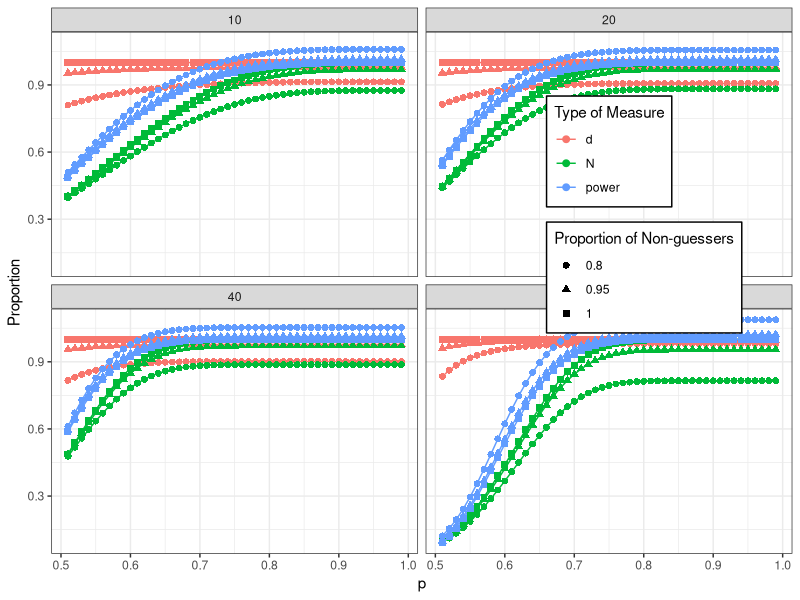
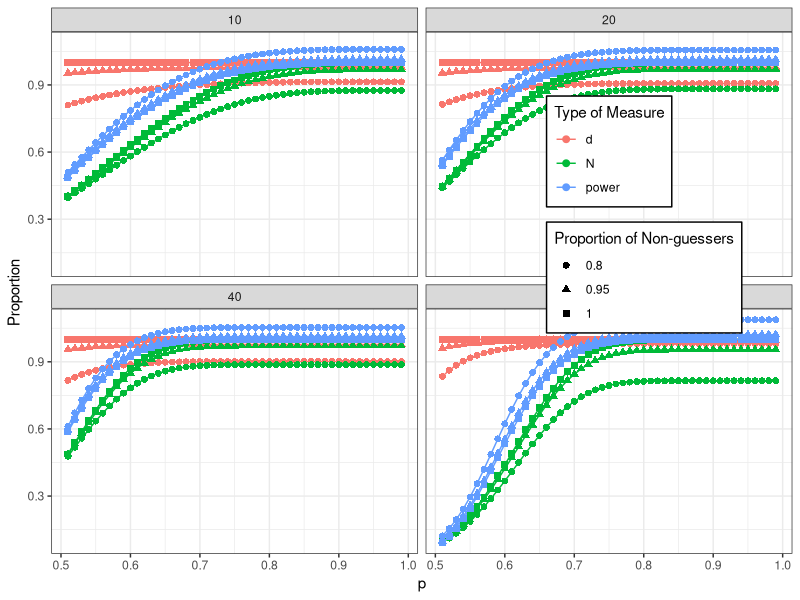

Here is the R script that generated these plots, in order:
### Effects of outlier exclusion due to accuracy on participant numbers and effect size
#     Copyright (C) 2024  Leonardo Jost
# 
# This program is free software: you can redistribute it and/or modify
# it under the terms of the GNU General Public License as published by
# the Free Software Foundation, either version 3 of the License, or
# (at your option) any later version.
# 
# This program is distributed in the hope that it will be useful,
# but WITHOUT ANY WARRANTY; without even the implied warranty of
# MERCHANTABILITY or FITNESS FOR A PARTICULAR PURPOSE.  See the
# GNU General Public License for more details.
# 
# You should have received a copy of the GNU General Public License
# along with this program.  If not, see <https://www.gnu.org/licenses/>.

library(pwr)
library(ggplot2)

#function to calculate effects
#n - number of trials
#p - probability to solve trials
#c - chance level
#x - proportion of non-guessers
#e - exclusion level (typically chance level)
calculateNewEffects=function(n,p,c,g,e=c){
  #calculate the number of persons performing above chance level
  Nsolvers=c(t((1-pbinom(n*e,n,p))%*%t(g))) #these depend on p (vector) -> convert matrix to vector
  Nguessers=rep((1-pbinom(n*e,n,c))*(1-g),length(p))  #these do not depend on p (no vector) -> repeat to same length
  #calculate new values
  Nnew=Nsolvers+Nguessers #new number of persons after exclusion
  gn=Nsolvers/Nnew #new proportion of non-guessers
  #calculate number of participants necessary for power of .8 in original sample
  NOriginal=rep(0,length(g))
  for(i in 1:length(g)){
    NOriginal[i]=pwr.t.test(power=0.8,d=g[i],type="two.sample",alternative="two.sided")$n
  }
  #new power
  powerNew=pwr.t.test(n=NOriginal*Nnew,d=gn,type="two.sample",alternative="two.sided")$power/0.8
  #data frame for saving (3 values for each p/x combination)
  dataframe=data.frame(numberOfTrials=n,
                       p=rep(p,3,each=length(g)),
                       proportionNonGuessers=as.factor(rep(g,3*length(p))),
                       type=rep(c("N","d","power"),each=length(p)*length(g)),
                       value=c(Nnew,gn,powerNew))
  return(dataframe)
}
p=0.5+c(1:49)/100 #probability to solve tasks
c=0.5 #chance level
g=c(0.8,0.95,1) #proportion of non-guessers
dat10=calculateNewEffects(10,p,c,g)
dat20=calculateNewEffects(20,p,c,g)
dat40=calculateNewEffects(40,p,c,g)
dat406=calculateNewEffects(40,p,c,g,0.6)
dat406$numberOfTrials="40-0.6"
datFull=rbind(dat10,dat20,dat40,dat406)


ggplot(datFull,aes(x=p,y=value,color=type,shape=proportionNonGuessers)) +
  stat_summary(na.rm=TRUE, fun=mean, geom="line") +
  stat_summary(na.rm=TRUE, fun=mean, geom="point", size=2) +
  facet_wrap(~numberOfTrials) + 
  labs(y="Proportion", x="p", shape="Proportion of Non-guessers", color="Type of Measure") +
  #geom_hline(yintercept=0.8) +
  theme_bw()+theme(legend.position = c(0.8,0.65), legend.background = element_rect(fill="white",linewidth=0.5,linetype="solid",color="black"))
ggsave("figs/fig1powerComparison.png",width=2000, height=2000,unit="px",dpi=200)
